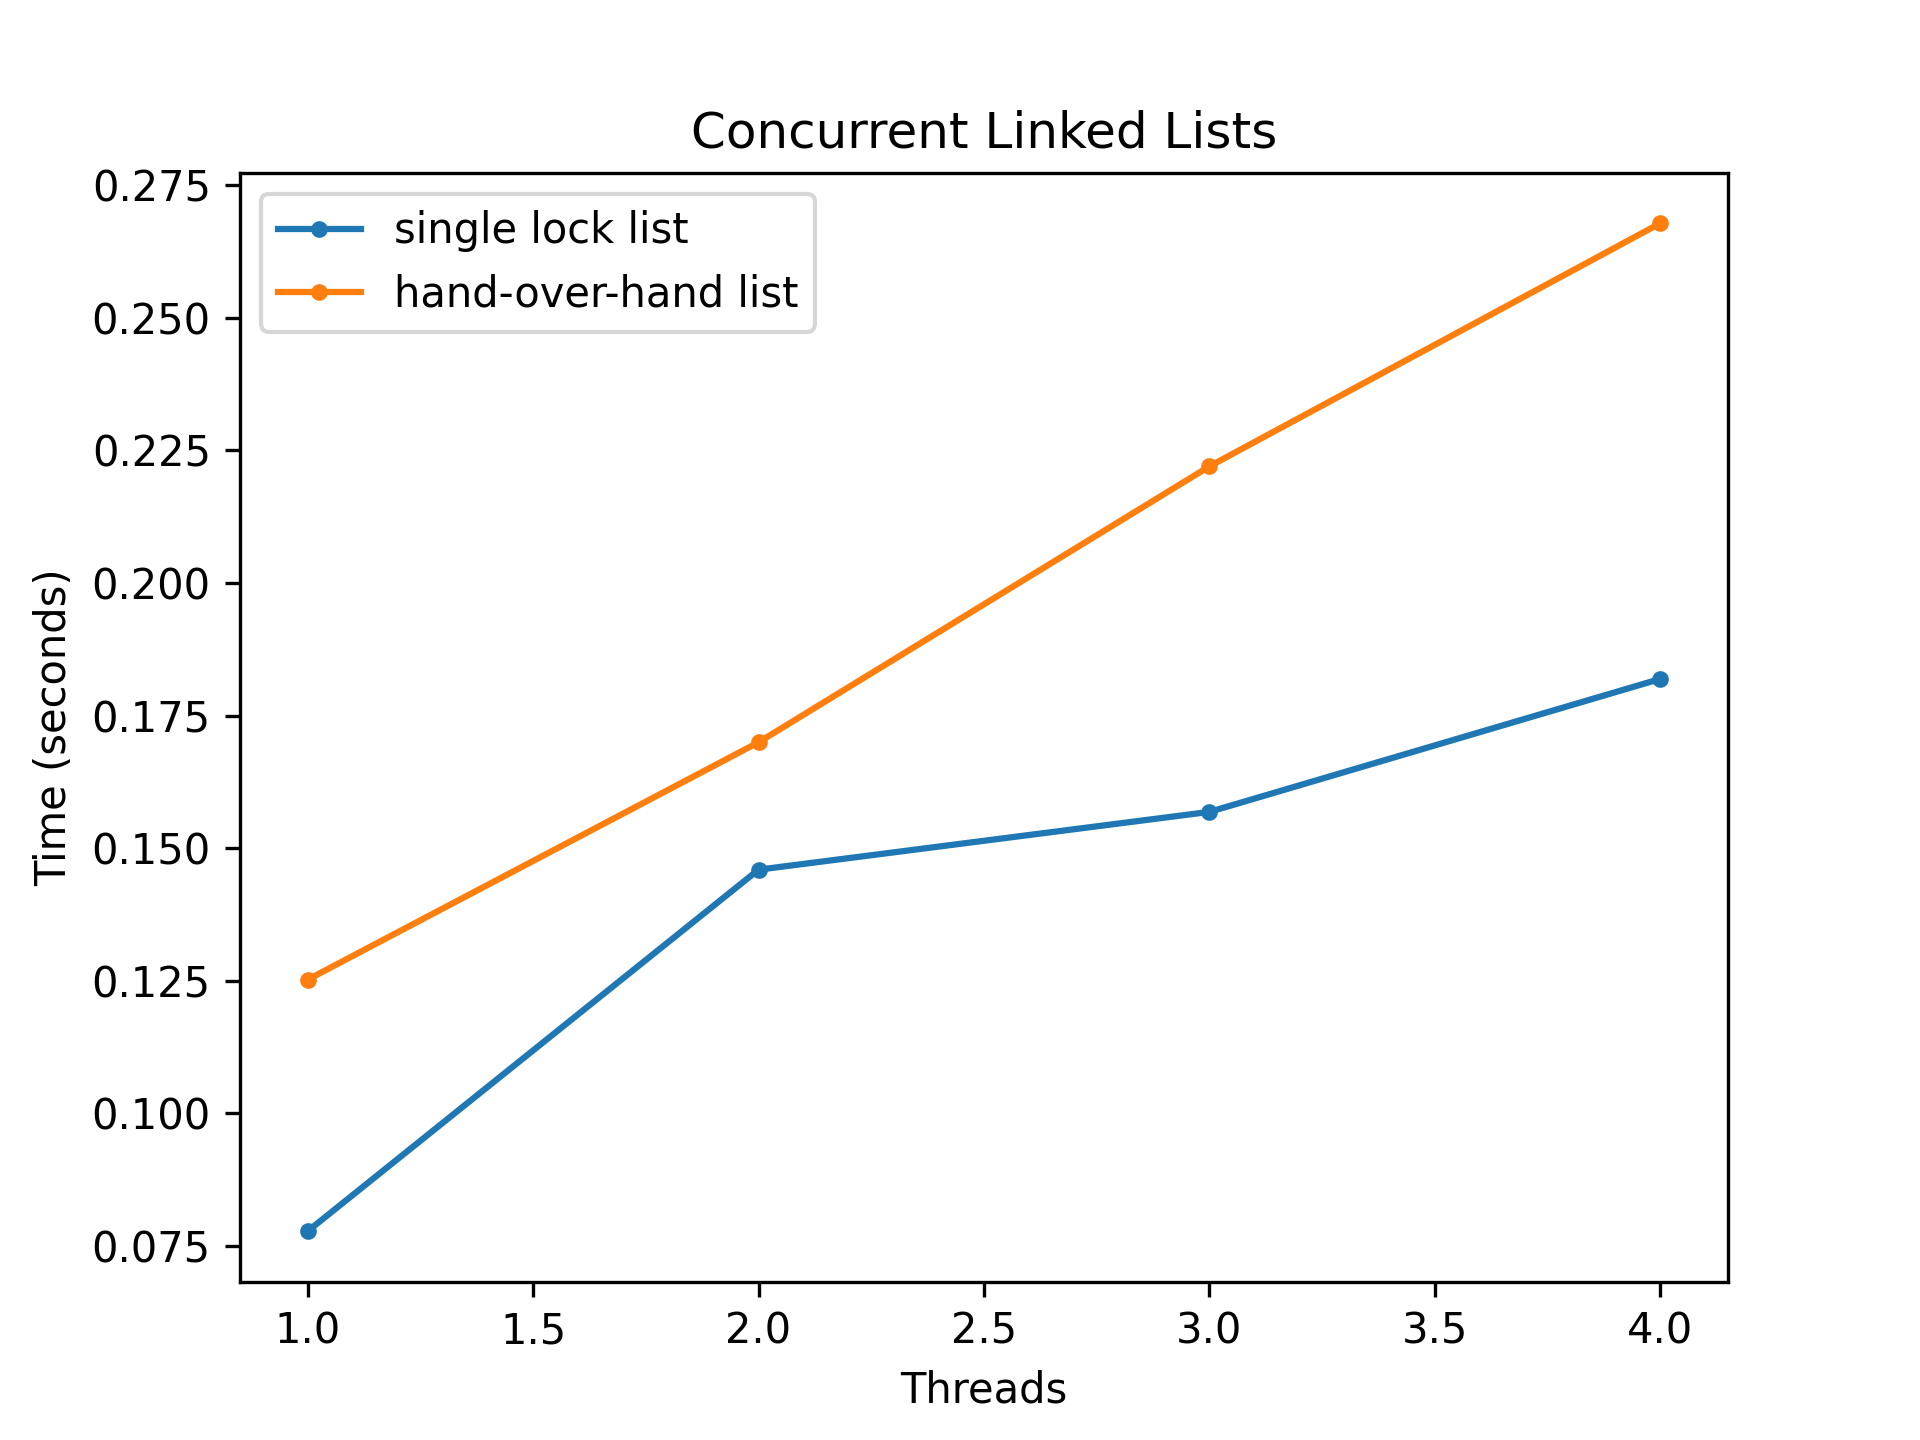

The Python source for this figure:
import matplotlib.pyplot as plt

threads_x = [1, 2, 3, 4]

# times of single lock tree
conc_y = [0.077794, 0.145959, 0.156857, 0.181931]
plt.plot(threads_x, conc_y, marker='.', label='single lock list')

# times of individual node lock tree
hoh_y = [0.125221, 0.169981, 0.222011, 0.267852]
plt.plot(threads_x, hoh_y, marker='.', label='hand-over-hand list')


# label the x and y axes
plt.xlabel("Threads")
plt.ylabel("Time (seconds)")

# give the graph a title
plt.title("Concurrent Linked Lists")

# make the legend
plt.legend()
plt.savefig("listplot.png", dpi=300)

plt.show()